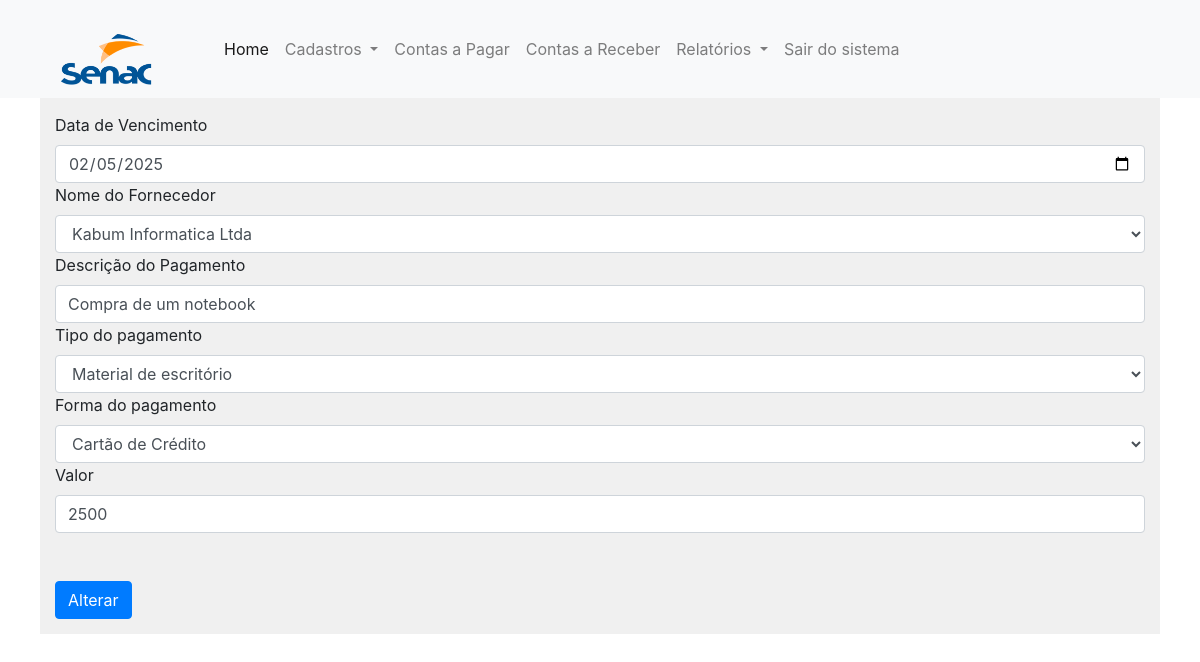
The app's page /editar_pagamentos.php?id_pagamento=1 (signed in) with its own data.
### tables this page shows
CREATE TABLE `pagamentos` (
  `id_pagamento` int(11) NOT NULL,
  `id_fornecedor` int(11) NOT NULL DEFAULT 0,
  `data_vcto` date NOT NULL,
  `valor` decimal(10,0) NOT NULL DEFAULT 0,
  `data_pagto` date NOT NULL,
  `valor_pago` decimal(10,0) NOT NULL DEFAULT 0,
  `descricao` varchar(80) NOT NULL,
  `id_tipo_pagto` int(11) NOT NULL DEFAULT 0,
  `id_forma_pagto` int(11) NOT NULL DEFAULT 0
);

### editar_pagamentos.php (the view, shortened to what this page needs)
<!DOCTYPE html>
<html lang="pt-br">
<head>
    <link rel="stylesheet" type="text/css" href="style.css">
</head>
<body>
    <?php include 'menu.php';   ?>
    <div class="margens">
    <?php
    include 'conexao.php';
    $id_pagamento = $_GET['id_pagamento'];
    $sql = "SELECT * FROM pagamentos WHERE id_pagamento=:id_pagamento";
    $stmt = $pdo->prepare($sql);
    $stmt->bindParam(':id_pagamento', $id_pagamento, PDO::PARAM_INT);
    $stmt->execute();
    $resultado_pagamentos = $stmt->fetch(PDO::FETCH_ASSOC);
    $data_vcto = $resultado_pagamentos['data_vcto'];
    $id_fornecedor2 = $resultado_pagamentos['id_fornecedor'];
    $descricao = $resultado_pagamentos['descricao'];
    $id_tipo_pagto2 = $resultado_pagamentos['id_tipo_pagto'];
    $id_forma_pagto2 = $resultado_pagamentos['id_forma_pagto'];
    $valor = $resultado_pagamentos['valor'];
    ?>
    <form action="processa_editar_pagamentos.php" method="post">
        <label for="data_vcto">Data de Vencimento</label>
        <input type="date" id="data_vcto" name="data_vcto" value="<?php echo $data_vcto;?>" class="form-control">
        <label for="id_fornecedor">Nome do Fornecedor</label>
        <select name="id_fornecedor" id="id_fornecedor" class="form-control">
            <?php
            try {
                $sql = "SELECT * FROM fornecedores ORDER BY nome_fornecedor";
                $stmt = $pdo->prepare($sql);
                $stmt->execute();
                while ($row = $stmt->fetch(PDO::FETCH_ASSOC)) {
                    $id_fornecedor = htmlspecialchars($row['id_fornecedor']);
                    $nome_fornecedor = $row['nome_fornecedor'];
                    $selected = ($id_fornecedor2 == $row['id_fornecedor']) ? 'selected' : '';
                    echo "<option value='$id_fornecedor' $selected>$nome_fornecedor</option>";
                }
            } catch (PDOException $e) {
                echo "Erro: " . $e->getMessage();
            }
            ?>
        </select>
        <label for="descricao">Descrição do Pagamento</label>
        <input type="text" id="descricao" value="<?php echo $descricao;?>" name="descricao" class="form-control">
        <label for="id_tipo_pagto">Tipo do pagamento</label>
        <select name="id_tipo_pagto" id="id_tipo_pagto" class="form-control">
            <?php
            try {
                $sql = "SELECT * FROM tipo_pagamentos ORDER BY descricao_tipo";
                $stmt = $pdo->prepare($sql);
                $stmt->execute();
                while ($row = $stmt->fetch(PDO::FETCH_ASSOC)) {
                    $id_tipo_pagto = htmlspecialchars($row['id_tipo_pagto']);
                    $descricao_tipo = $row['descricao_tipo'];
                    $selected = ($id_tipo_pagto2 == $row['id_tipo_pagto']) ? 'selected' : '';
                    echo "<option value='$id_tipo_pagto' $selected>$descricao_tipo</option>";
                }
            } catch (PDOException $e) {
                echo "Erro: " . $e->getMessage();
            }
            ?>
        </select>
        <label for="id_forma_pagto">Forma do pagamento</label>
        <select name="id_forma_pagto" id="id_forma_pagto" class="form-control">
            <?php
            try {
                $sql = "SELECT * FROM forma_pagamentos ORDER BY descricao_forma";
                $stmt = $pdo->prepare($sql);
                $stmt->execute();
                while ($row = $stmt->fetch(PDO::FETCH_ASSOC)) {
                    $id_forma_pagto = htmlspecialchars($row['id_forma_pagto']);
                    $descricao_forma = $row['descricao_forma'];
                    $selected = ($id_forma_pagto2 == $row['id_forma_pagto']) ? 'selected' : '';
                    echo "<option value='$id_forma_pagto' $selected>$descricao_forma</option>";
                }
            } catch (PDOException $e) {
                echo "Erro: " . $e->getMessage();
            }
            ?>
        </select>
        <label for="valor">Valor</label>
        <input type="text" id="valor" name="valor" value="<?php echo $valor ?>" class="form-control">
        <br><br>
        <button type="submit" id="botao" class="btn btn-primary">Alterar</button>
    </form>
    </div>
</body>
</html>

### style.css (style rules this page uses)
.margens { margin-left: 40px; margin-right: 40px; background-color: #f0f0f0; padding: 15px; }

### records on screen
pagamentos: data_vcto "02/05/2025", descricao "Compra de um notebook", valor "2500"

### other values on screen
form field id_fornecedor "Kabum Informatica Ltda"
form field id_tipo_pagto "Material de escritório"
form field id_forma_pagto "Cartão de Crédito"
